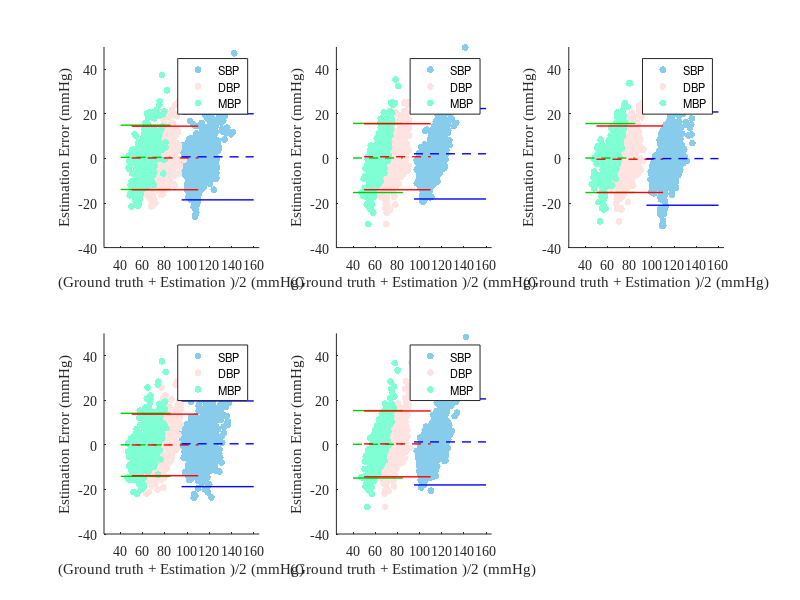

Write MATLAB code to recreate this figure. (Note: this script raises an error after producing the figure.)
warning off 
close all
clear 
clc

legendsize = 8;
fontsize = 10;
pointsize = 25;

figure
load('./results/ANN-SBP-PPG.mat')
SBP_Pred = test;
SBP_gt = gt;
load('./results/ANN-DBP-PPG.mat')
DBP_Pred = test;
DBP_gt = gt;
load('./results/ANN-MBP-PPG.mat')
MBP_Pred = test;
MBP_gt = gt;


subplot(2,3,1)
rr_cha = DBP_gt - DBP_Pred;
ave = (DBP_gt + DBP_Pred)*0.5;
rmse_s = rms(rr_cha);
mean_cha = mean(rr_cha);
std_cha = std(rr_cha);
shang = mean_cha+1.96*std_cha;
xia = mean_cha-1.96*std_cha;
disp(['DBP:','MD:',num2str(mean_cha),' STD:',num2str(std_cha),' S:',num2str(shang),' X:',num2str(xia)])
rr_cha_s = SBP_gt - SBP_Pred;
ave_s = (SBP_gt + SBP_Pred)*0.5;
rmse_s_s = rms(rr_cha_s);
mean_cha_s = mean(rr_cha_s);
std_cha_s = std(rr_cha_s);
shang_s = mean_cha_s+1.96*std_cha_s;
xia_s = mean_cha_s-1.96*std_cha_s;
disp(['SBP:','MD:',num2str(mean_cha_s),' STD:',num2str(std_cha_s),' S:',num2str(shang_s),' X:',num2str(xia_s)])
rr_cha_m = MBP_gt - MBP_Pred;
ave_m = (MBP_gt + MBP_Pred)*0.5;
rmse_s_m = rms(rr_cha_m);
mean_cha_m = mean(rr_cha_m);
std_cha_m = std(rr_cha_m);
shang_m = mean_cha_m+1.96*std_cha_m;
xia_m = mean_cha_m-1.96*std_cha_m;
disp(['MBP:','MD:',num2str(mean_cha_m),' STD:',num2str(std_cha_m),' S:',num2str(shang_m),' X:',num2str(xia_m)])

t = 1:length(rr_cha);
scatter(ave_s,rr_cha_s,pointsize,[0.53 0.8 0.92],"filled");hold on
scatter(ave_m,rr_cha,pointsize,[1 0.89 0.88],"filled");hold on
scatter(ave,rr_cha,pointsize,[0.5 1 0.83],"filled");hold on

plot([40,85],[mean_cha,mean_cha],'color',[0.0 0.8 0.0],'LineStyle','--','LineWidth',1);hold on
plot([40,85],[shang,shang],'color',[0.0 0.8 0.0],'LineStyle','-','LineWidth',1);hold on
plot([40,85],[xia,xia],'color',[0.0 0.8 0.0],'LineStyle','-','LineWidth',1);hold on

plot([50,110],[mean_cha_m,mean_cha_m],'color','r','LineStyle','--','LineWidth',1);hold on 
plot([50,110],[shang_m,shang_m],'color','r','LineStyle','-','LineWidth',1);hold on
plot([50,110],[xia_m,xia_m],'color','r','LineStyle','-','LineWidth',1);hold on

plot([95,160],[mean_cha_s,mean_cha_s],'color','b','LineStyle','--','LineWidth',1);hold on
plot([95,160],[shang_s,shang_s],'color','b','LineStyle','-','LineWidth',1);hold on
plot([95,160],[xia_s,xia_s],'color','b','LineStyle','-','LineWidth',1);
xlabel('(Ground truth + Estimation )/2 (mmHg)');
ylabel('Estimation Error (mmHg)');
set(gca,'FontName','Times New Roman','FontSize',fontsize)
legend('SBP','DBP','MBP','FontSize',legendsize)
axis([25 165 -40 50]);  


load('./results/ANN-SBP-SCG.mat')
SBP_Pred = test;
SBP_gt = gt;
load('./results/ANN-DBP-SCG.mat')
DBP_Pred = test;
DBP_gt = gt;
load('./results/ANN-MBP-SCG.mat')
MBP_Pred = test;
MBP_gt = gt;

subplot(2,3,4)
rr_cha = DBP_gt - DBP_Pred;
ave = (DBP_gt + DBP_Pred)*0.5;
rmse_s = rms(rr_cha);
mean_cha = mean(rr_cha);
std_cha = std(rr_cha);
shang = mean_cha+1.96*std_cha;
xia = mean_cha-1.96*std_cha;
disp(['DBP:','MD:',num2str(mean_cha),' STD:',num2str(std_cha),' S:',num2str(shang),' X:',num2str(xia)])
rr_cha_s = SBP_gt - SBP_Pred;
ave_s = (SBP_gt + SBP_Pred)*0.5;
rmse_s_s = rms(rr_cha_s);
mean_cha_s = mean(rr_cha_s);
std_cha_s = std(rr_cha_s);
shang_s = mean_cha_s+1.96*std_cha_s;
xia_s = mean_cha_s-1.96*std_cha_s;
disp(['SBP:','MD:',num2str(mean_cha_s),' STD:',num2str(std_cha_s),' S:',num2str(shang_s),' X:',num2str(xia_s)])
rr_cha_m = MBP_gt - MBP_Pred;
ave_m = (MBP_gt + MBP_Pred)*0.5;
rmse_s_m = rms(rr_cha_m);
mean_cha_m = mean(rr_cha_m);
std_cha_m = std(rr_cha_m);
shang_m = mean_cha_m+1.96*std_cha_m;
xia_m = mean_cha_m-1.96*std_cha_m;
disp(['MBP:','MD:',num2str(mean_cha_m),' STD:',num2str(std_cha_m),' S:',num2str(shang_m),' X:',num2str(xia_m)])

t = 1:length(rr_cha);
scatter(ave_s,rr_cha_s,pointsize,[0.53 0.8 0.92],"filled");hold on
scatter(ave_m,rr_cha,pointsize,[1 0.89 0.88],"filled");hold on
scatter(ave,rr_cha,pointsize,[0.5 1 0.83],"filled");hold on

plot([40,85],[mean_cha,mean_cha],'color',[0.0 0.8 0.0],'LineStyle','--','LineWidth',1);hold on
plot([40,85],[shang,shang],'color',[0.0 0.8 0.0],'LineStyle','-','LineWidth',1);hold on
plot([40,85],[xia,xia],'color',[0.0 0.8 0.0],'LineStyle','-','LineWidth',1);hold on

plot([50,110],[mean_cha_m,mean_cha_m],'color','r','LineStyle','--','LineWidth',1);hold on
plot([50,110],[shang_m,shang_m],'color','r','LineStyle','-','LineWidth',1);hold on
plot([50,110],[xia_m,xia_m],'color','r','LineStyle','-','LineWidth',1);hold on

plot([95,160],[mean_cha_s,mean_cha_s],'color','b','LineStyle','--','LineWidth',1);hold on
plot([95,160],[shang_s,shang_s],'color','b','LineStyle','-','LineWidth',1);hold on
plot([95,160],[xia_s,xia_s],'color','b','LineStyle','-','LineWidth',1);
xlabel('(Ground truth + Estimation )/2 (mmHg)');
ylabel('Estimation Error (mmHg)');
set(gca,'FontName','Times New Roman','FontSize',fontsize)
legend('SBP','DBP','MBP','FontSize',legendsize)
axis([25 165 -40 50]);  
 
load('./results/SVR-SBP-PPG.mat')
SBP_Pred = test;
SBP_gt = gt;
load('./results/SVR-DBP-PPG.mat')
DBP_Pred = test;
DBP_gt = gt;
load('./results/SVR-MBP-PPG.mat')
MBP_Pred = test;
MBP_gt = gt;

subplot(2,3,2)
rr_cha = DBP_gt - DBP_Pred;
ave = (DBP_gt + DBP_Pred)*0.5;
rmse_s = rms(rr_cha);
mean_cha = mean(rr_cha);
std_cha = std(rr_cha);
shang = mean_cha+1.96*std_cha;
xia = mean_cha-1.96*std_cha;
disp(['DBP:','MD:',num2str(mean_cha),' STD:',num2str(std_cha),' S:',num2str(shang),' X:',num2str(xia)])
rr_cha_s = SBP_gt - SBP_Pred;
ave_s = (SBP_gt + SBP_Pred)*0.5;
rmse_s_s = rms(rr_cha_s);
mean_cha_s = mean(rr_cha_s);
std_cha_s = std(rr_cha_s);
shang_s = mean_cha_s+1.96*std_cha_s;
xia_s = mean_cha_s-1.96*std_cha_s;
disp(['SBP:','MD:',num2str(mean_cha_s),' STD:',num2str(std_cha_s),' S:',num2str(shang_s),' X:',num2str(xia_s)])
rr_cha_m = MBP_gt - MBP_Pred;
ave_m = (MBP_gt + MBP_Pred)*0.5;
rmse_s_m = rms(rr_cha_m);
mean_cha_m = mean(rr_cha_m);
std_cha_m = std(rr_cha_m);
shang_m = mean_cha_m+1.96*std_cha_m;
xia_m = mean_cha_m-1.96*std_cha_m;
disp(['MBP:','MD:',num2str(mean_cha_m),' STD:',num2str(std_cha_m),' S:',num2str(shang_m),' X:',num2str(xia_m)])

t = 1:length(rr_cha);
scatter(ave_s,rr_cha_s,pointsize,[0.53 0.8 0.92],"filled");hold on
scatter(ave_m,rr_cha,pointsize,[1 0.89 0.88],"filled");hold on
scatter(ave,rr_cha,pointsize,[0.5 1 0.83],"filled");hold on

plot([40,85],[mean_cha,mean_cha],'color',[0.0 0.8 0.0],'LineStyle','--','LineWidth',1);hold on
 
plot([40,85],[shang,shang],'color',[0.0 0.8 0.0],'LineStyle','-','LineWidth',1);hold on
plot([40,85],[xia,xia],'color',[0.0 0.8 0.0],'LineStyle','-','LineWidth',1);hold on

plot([50,110],[mean_cha_m,mean_cha_m],'color','r','LineStyle','--','LineWidth',1);hold on
 
plot([50,110],[shang_m,shang_m],'color','r','LineStyle','-','LineWidth',1);hold on
plot([50,110],[xia_m,xia_m],'color','r','LineStyle','-','LineWidth',1);hold on

plot([95,160],[mean_cha_s,mean_cha_s],'color','b','LineStyle','--','LineWidth',1);hold on
 
plot([95,160],[shang_s,shang_s],'color','b','LineStyle','-','LineWidth',1);hold on
plot([95,160],[xia_s,xia_s],'color','b','LineStyle','-','LineWidth',1);
xlabel('(Ground truth + Estimation )/2 (mmHg)');
ylabel('Estimation Error (mmHg)');
set(gca,'FontName','Times New Roman','FontSize',fontsize)
legend('SBP','DBP','MBP','FontSize',legendsize)
axis([25 165 -40 50]);  


load('./results/SVR-SBP-SCG.mat')
SBP_Pred = test;
SBP_gt = gt;
load('./results/SVR-DBP-SCG.mat')
DBP_Pred = test;
DBP_gt = gt;
load('./results/SVR-MBP-SCG.mat')
MBP_Pred = test;
MBP_gt = gt;

subplot(2,3,5)
rr_cha = DBP_gt - DBP_Pred;
ave = (DBP_gt + DBP_Pred)*0.5;
rmse_s = rms(rr_cha);
mean_cha = mean(rr_cha);
std_cha = std(rr_cha);
shang = mean_cha+1.96*std_cha;
xia = mean_cha-1.96*std_cha;
disp(['DBP:','MD:',num2str(mean_cha),' STD:',num2str(std_cha),' S:',num2str(shang),' X:',num2str(xia)])
rr_cha_s = SBP_gt - SBP_Pred;
ave_s = (SBP_gt + SBP_Pred)*0.5;
rmse_s_s = rms(rr_cha_s);
mean_cha_s = mean(rr_cha_s);
std_cha_s = std(rr_cha_s);
shang_s = mean_cha_s+1.96*std_cha_s;
xia_s = mean_cha_s-1.96*std_cha_s;
disp(['SBP:','MD:',num2str(mean_cha_s),' STD:',num2str(std_cha_s),' S:',num2str(shang_s),' X:',num2str(xia_s)])
rr_cha_m = MBP_gt - MBP_Pred;
ave_m = (MBP_gt + MBP_Pred)*0.5;
rmse_s_m = rms(rr_cha_m);
mean_cha_m = mean(rr_cha_m);
std_cha_m = std(rr_cha_m);
shang_m = mean_cha_m+1.96*std_cha_m;
xia_m = mean_cha_m-1.96*std_cha_m;
disp(['MBP:','MD:',num2str(mean_cha_m),' STD:',num2str(std_cha_m),' S:',num2str(shang_m),' X:',num2str(xia_m)])

t = 1:length(rr_cha);
scatter(ave_s,rr_cha_s,pointsize,[0.53 0.8 0.92],"filled");hold on
scatter(ave_m,rr_cha,pointsize,[1 0.89 0.88],"filled");hold on
scatter(ave,rr_cha,pointsize,[0.5 1 0.83],"filled");hold on

plot([40,85],[mean_cha,mean_cha],'color',[0.0 0.8 0.0],'LineStyle','--','LineWidth',1);hold on
plot([40,85],[shang,shang],'color',[0.0 0.8 0.0],'LineStyle','-','LineWidth',1);hold on
plot([40,85],[xia,xia],'color',[0.0 0.8 0.0],'LineStyle','-','LineWidth',1);hold on

plot([50,110],[mean_cha_m,mean_cha_m],'color','r','LineStyle','--','LineWidth',1);hold on
plot([50,110],[shang_m,shang_m],'color','r','LineStyle','-','LineWidth',1);hold on
plot([50,110],[xia_m,xia_m],'color','r','LineStyle','-','LineWidth',1);hold on

plot([95,160],[mean_cha_s,mean_cha_s],'color','b','LineStyle','--','LineWidth',1);hold on
plot([95,160],[shang_s,shang_s],'color','b','LineStyle','-','LineWidth',1);hold on
plot([95,160],[xia_s,xia_s],'color','b','LineStyle','-','LineWidth',1);
xlabel('(Ground truth + Estimation )/2 (mmHg)');
ylabel('Estimation Error (mmHg)');
set(gca,'FontName','Times New Roman','FontSize',fontsize)
legend('SBP','DBP','MBP','FontSize',legendsize)
axis([25 165 -40 50]);  



load('./results/RFR-SBP-PPG.mat')
SBP_Pred = test;
SBP_gt = gt;
load('./results/RFR-DBP-PPG.mat')
DBP_Pred = test;
DBP_gt = gt;
load('./results/RFR-MBP-PPG.mat')
MBP_Pred = test;
MBP_gt = gt;

subplot(2,3,3)
rr_cha = DBP_gt - DBP_Pred;
ave = (DBP_gt + DBP_Pred)*0.5;
rmse_s = rms(rr_cha);
mean_cha = mean(rr_cha);
std_cha = std(rr_cha);
shang = mean_cha+1.96*std_cha;
xia = mean_cha-1.96*std_cha;
disp(['DBP:','MD:',num2str(mean_cha),' STD:',num2str(std_cha),' S:',num2str(shang),' X:',num2str(xia)])
rr_cha_s = SBP_gt - SBP_Pred;
ave_s = (SBP_gt + SBP_Pred)*0.5;
rmse_s_s = rms(rr_cha_s);
mean_cha_s = mean(rr_cha_s);
std_cha_s = std(rr_cha_s);
shang_s = mean_cha_s+1.96*std_cha_s;
xia_s = mean_cha_s-1.96*std_cha_s;
disp(['SBP:','MD:',num2str(mean_cha_s),' STD:',num2str(std_cha_s),' S:',num2str(shang_s),' X:',num2str(xia_s)])
rr_cha_m = MBP_gt - MBP_Pred;
ave_m = (MBP_gt + MBP_Pred)*0.5;
rmse_s_m = rms(rr_cha_m);
mean_cha_m = mean(rr_cha_m);
std_cha_m = std(rr_cha_m);
shang_m = mean_cha_m+1.96*std_cha_m;
xia_m = mean_cha_m-1.96*std_cha_m;
disp(['MBP:','MD:',num2str(mean_cha_m),' STD:',num2str(std_cha_m),' S:',num2str(shang_m),' X:',num2str(xia_m)])

t = 1:length(rr_cha);
scatter(ave_s,rr_cha_s,pointsize,[0.53 0.8 0.92],"filled");hold on
scatter(ave_m,rr_cha,pointsize,[1 0.89 0.88],"filled");hold on
scatter(ave,rr_cha,pointsize,[0.5 1 0.83],"filled");hold on

plot([40,85],[mean_cha,mean_cha],'color',[0.0 0.8 0.0],'LineStyle','--','LineWidth',1);hold on
plot([40,85],[shang,shang],'color',[0.0 0.8 0.0],'LineStyle','-','LineWidth',1);hold on
plot([40,85],[xia,xia],'color',[0.0 0.8 0.0],'LineStyle','-','LineWidth',1);hold on

plot([50,110],[mean_cha_m,mean_cha_m],'color','r','LineStyle','--','LineWidth',1);hold on
plot([50,110],[shang_m,shang_m],'color','r','LineStyle','-','LineWidth',1);hold on
plot([50,110],[xia_m,xia_m],'color','r','LineStyle','-','LineWidth',1);hold on

plot([95,160],[mean_cha_s,mean_cha_s],'color','b','LineStyle','--','LineWidth',1);hold on
plot([95,160],[shang_s,shang_s],'color','b','LineStyle','-','LineWidth',1);hold on
plot([95,160],[xia_s,xia_s],'color','b','LineStyle','-','LineWidth',1);
xlabel('(Ground truth + Estimation )/2 (mmHg)');
ylabel('Estimation Error (mmHg)');
set(gca,'FontName','Times New Roman','FontSize',fontsize)
legend('SBP','DBP','MBP','FontSize',legendsize)
axis([25 165 -40 50]);  


load('./results/RFR-SBP-SCG.mat')
SBP_Pred = test;
SBP_gt = gt;
load('./results/RFR-DBP-SCG.mat')
DBP_Pred = test;
DBP_gt = gt;
load('./results/RFR-MBP-SCG.mat')
MBP_Pred = test;
MBP_gt = gt;

subplot(2,3,6)
rr_cha = DBP_gt - DBP_Pred;
ave = (DBP_gt + DBP_Pred)*0.5;
rmse_s = rms(rr_cha);
mean_cha = mean(rr_cha);
std_cha = std(rr_cha);
shang = mean_cha+1.96*std_cha;
xia = mean_cha-1.96*std_cha;
disp(['DBP:','MD:',num2str(mean_cha),' STD:',num2str(std_cha),' S:',num2str(shang),' X:',num2str(xia)])
rr_cha_s = SBP_gt - SBP_Pred;
ave_s = (SBP_gt + SBP_Pred)*0.5;
rmse_s_s = rms(rr_cha_s);
mean_cha_s = mean(rr_cha_s);
std_cha_s = std(rr_cha_s);
shang_s = mean_cha_s+1.96*std_cha_s;
xia_s = mean_cha_s-1.96*std_cha_s;
disp(['SBP:','MD:',num2str(mean_cha_s),' STD:',num2str(std_cha_s),' S:',num2str(shang_s),' X:',num2str(xia_s)])
rr_cha_m = MBP_gt - MBP_Pred;
ave_m = (MBP_gt + MBP_Pred)*0.5;
rmse_s_m = rms(rr_cha_m);
mean_cha_m = mean(rr_cha_m);
std_cha_m = std(rr_cha_m);
shang_m = mean_cha_m+1.96*std_cha_m;
xia_m = mean_cha_m-1.96*std_cha_m;
disp(['MBP:','MD:',num2str(mean_cha_m),' STD:',num2str(std_cha_m),' S:',num2str(shang_m),' X:',num2str(xia_m)])

t = 1:length(rr_cha);
scatter(ave_s,rr_cha_s,pointsize,[0.53 0.8 0.92],"filled");hold on
scatter(ave_m,rr_cha,pointsize,[1 0.89 0.88],"filled");hold on
scatter(ave,rr_cha,pointsize,[0.5 1 0.83],"filled");hold on

plot([40,85],[mean_cha,mean_cha],'color',[0.0 0.8 0.0],'LineStyle','--','LineWidth',1);hold on
plot([40,85],[shang,shang],'color',[0.0 0.8 0.0],'LineStyle','-','LineWidth',1);hold on
plot([40,85],[xia,xia],'color',[0.0 0.8 0.0],'LineStyle','-','LineWidth',1);hold on

plot([50,110],[mean_cha_m,mean_cha_m],'color','r','LineStyle','--','LineWidth',1);hold on
plot([50,110],[shang_m,shang_m],'color','r','LineStyle','-','LineWidth',1);hold on
plot([50,110],[xia_m,xia_m],'color','r','LineStyle','-','LineWidth',1);hold on

plot([95,160],[mean_cha_s,mean_cha_s],'color','b','LineStyle','--','LineWidth',1);hold on
plot([95,160],[shang_s,shang_s],'color','b','LineStyle','-','LineWidth',1);hold on
plot([95,160],[xia_s,xia_s],'color','b','LineStyle','-','LineWidth',1);
xlabel('(Ground truth + Estimation )/2 (mmHg)');
ylabel('Estimation Error (mmHg)');
set(gca,'FontName','Times New Roman','FontSize',fontsize)
legend('SBP','DBP','MBP','FontSize',legendsize)
axis([25 165 -40 50]); 
